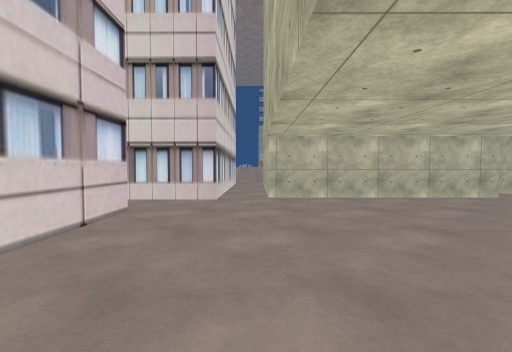
[1] (above)

22 first-person views from a walk through a scene from a Unity 3-D project. The camera is 1.5 m above the floor, tilts 2° down and sees 90° across. The floor is counted in squares, 2 m on a side. Each view is taken from the middle of a square. On the plan, view 1 faces up. The plan holds only what a view shows up to about 9 squares ahead; the rest is blank. The place goes on beyond the plan. Some surface patterns are stand-ins.

[2]
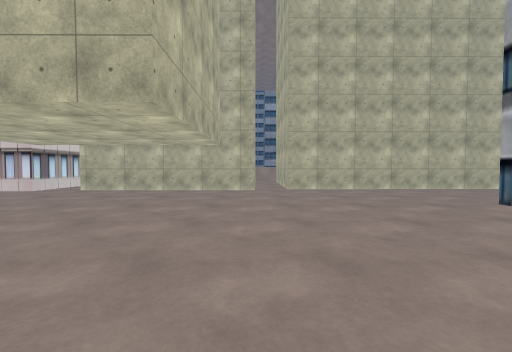

[3]
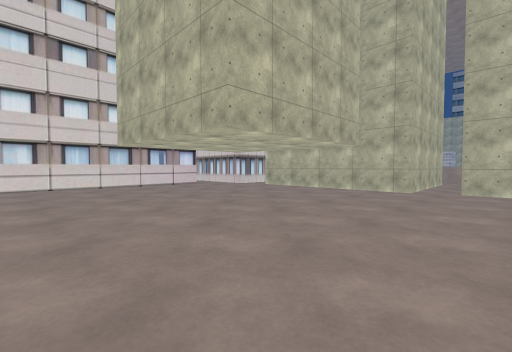

[4]
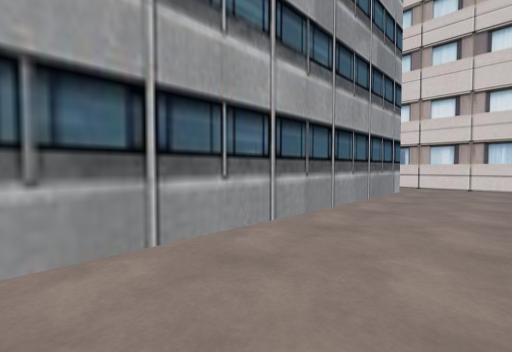

[5]
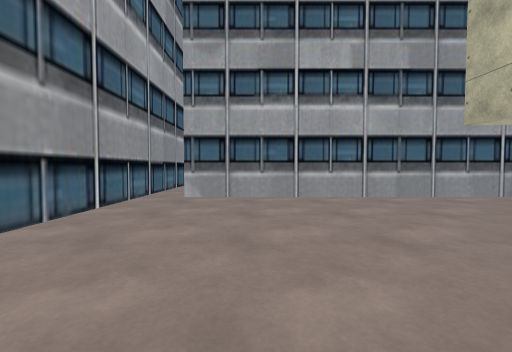

[6]
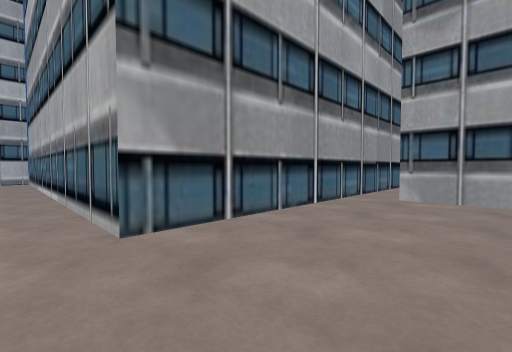

[7]
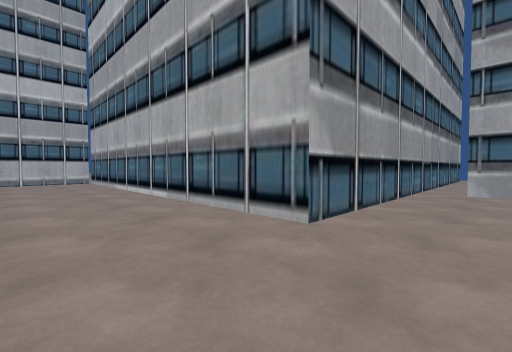

[8]
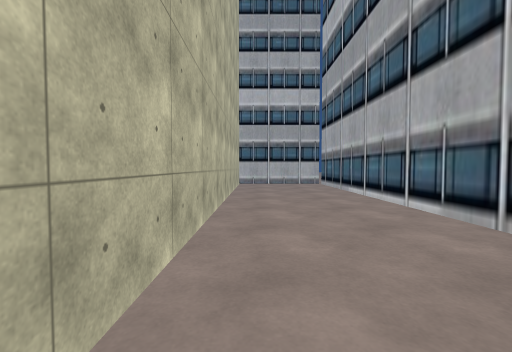

[9]
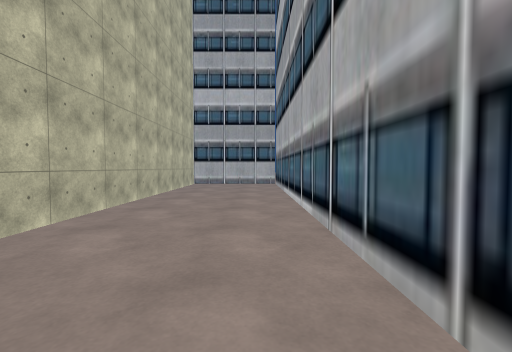

[10]
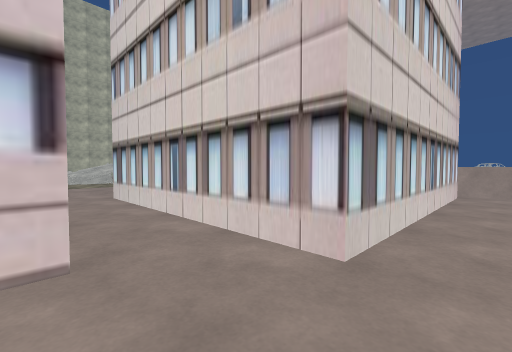

[11]
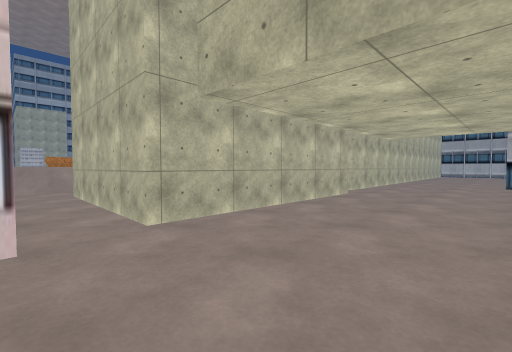

[12]
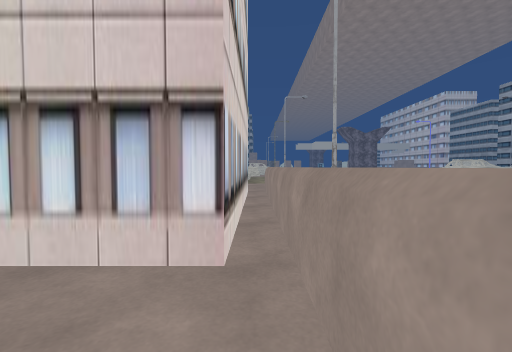

[13]
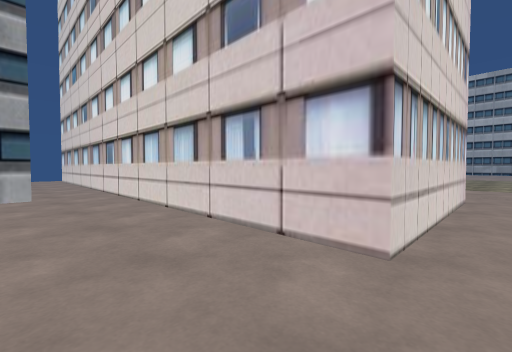

[14]
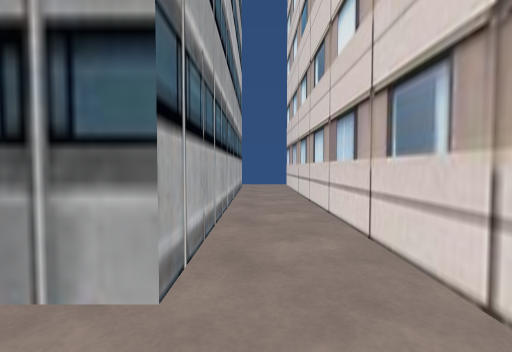

[15]
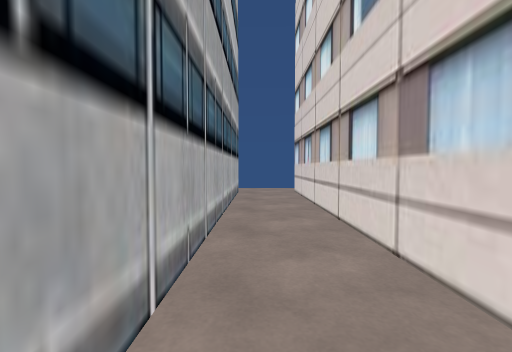

[16]
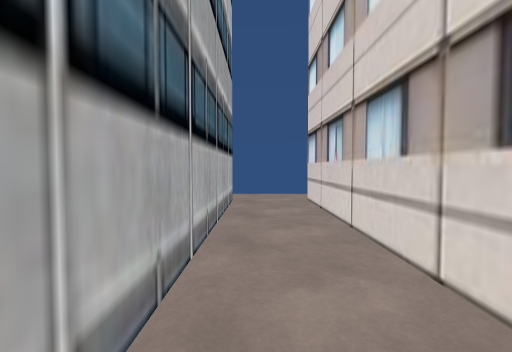

[17]
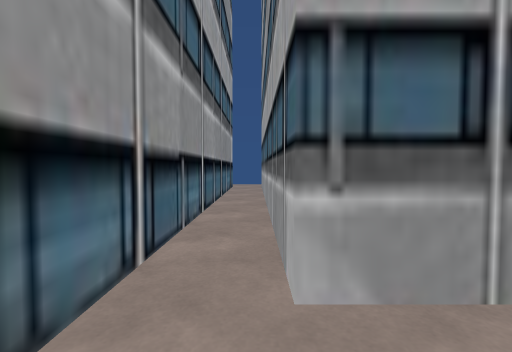

[18]
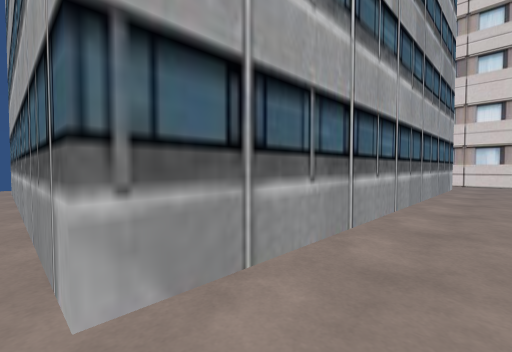

[19]
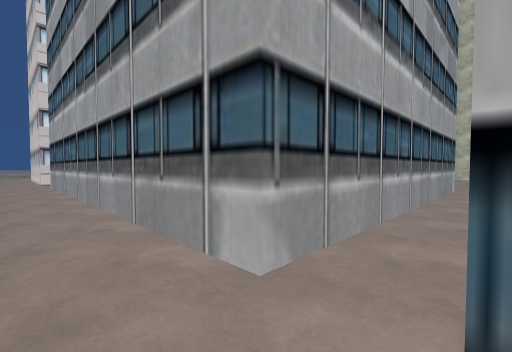

[20]
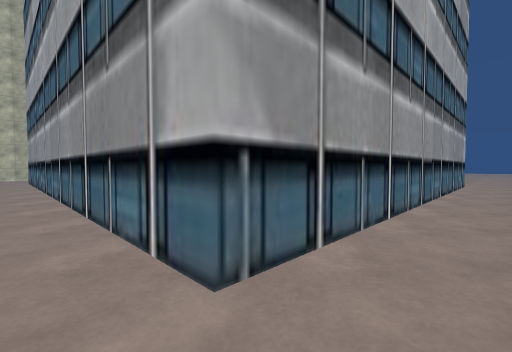

[21]
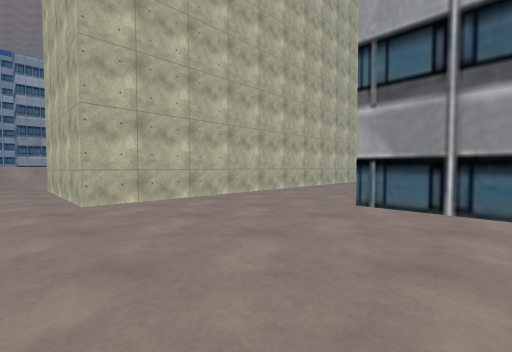

[22]
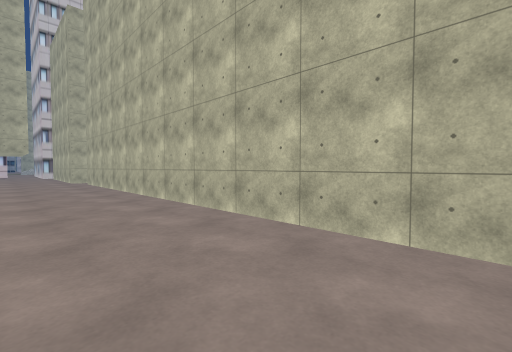

### Floor plan
Points are (right, up) in squares from view 1. A wall is a line through its corners. A room is listed if a view was taken in it or the views show most of it. See-through windows are left out.
Room 1 (views 1, 2, 3, 4, 5, 6, 7, 8, 9, 10, 11, 13, 14, 15, 16, 17, 18, 21, 22)
walls: (6, 8.8) (6, 6.3) (0.3, 6.3); (-0.9, 5.9) (-5.5, 5.9); (-5.5, 4.3) (-2.2, 4.3) (-2.2, -10.9); (10.9, -10.8) (10.9, 3.1) (20, 3.1); (-0.5, -10.8) (-0.5, -2.4) (9.8, -2.4) (9.8, -10.8); (20, 6.7) (7.1, 6.6)
ways out: opening at (0, 6) to room 2; opening at (-1, -11) to room 3; opening at (10, -11) to room 3
Room 2 (view 12)
walls: (7.2, 12.3) (6, 12.3); (0.8, 12.3) (-5.2, 12.3); (0.3, 6.3) (0.3, 11); (-5.4, 11.8) (-0.9, 11.8) (-0.9, 5.9)
ways out: opening at (0, 6) to room 1
Room 3 (views 19, 20)
walls: (9.8, -10.8) (-0.5, -10.8); (20.5, -10.8) (10.9, -10.8)
ways out: opening at (-1, -11) to room 1; opening at (10, -11) to room 1

Where each view was taken, in squares from view 1:
view 1: 0 up, 0 right, facing up
view 2: 2 down, 6 right, facing up
view 3: 2 down, 8 right, facing up-left
view 4: 0 up, 8 right, facing down-left
view 5: 4 up, 8 right, facing down
view 6: 4 up, 8 right, facing down-right
view 7: 6 up, 9 right, facing down-right
view 8: 6 up, 11 right, facing right
view 9: 4 up, 11 right, facing right
view 10: 4 up, 0 right, facing up-left
view 11: 3 up, 1 left, facing up-right
view 12: 12 up, 1 right, facing left
view 13: 5 up, 0 right, facing down-left
view 14: 1 down, 1 left, facing down
view 15: 3 down, 1 left, facing down
view 16: 5 down, 1 left, facing down
view 17: 1 down, 10 right, facing down
view 18: 1 down, 10 right, facing down-left
view 19: 12 down, 11 right, facing up-left
view 20: 12 down, 10 right, facing up-right
view 21: 1 up, 6 right, facing up-right
view 22: 4 up, 20 right, facing up-left
